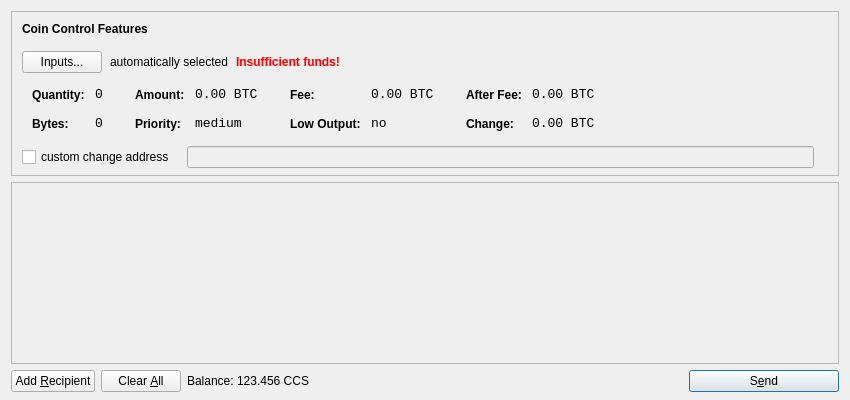
<?xml version="1.0" encoding="UTF-8"?>
<ui version="4.0">
 <class>SendCoinsDialog</class>
 <widget class="QDialog" name="SendCoinsDialog">
  <property name="geometry">
   <rect>
    <x>0</x>
    <y>0</y>
    <width>850</width>
    <height>400</height>
   </rect>
  </property>
  <property name="windowTitle">
   <string>Send Coins</string>
  </property>
  <layout class="QVBoxLayout" name="verticalLayout" stretch="0,1,0">
   <property name="bottomMargin">
    <number>8</number>
   </property>
   <item>
    <widget class="QFrame" name="frameCoinControl">
     <property name="sizePolicy">
      <sizepolicy hsizetype="Expanding" vsizetype="Expanding">
       <horstretch>0</horstretch>
       <verstretch>0</verstretch>
      </sizepolicy>
     </property>
     <property name="maximumSize">
      <size>
       <width>16777215</width>
       <height>16777215</height>
      </size>
     </property>
     <property name="frameShape">
      <enum>QFrame::StyledPanel</enum>
     </property>
     <property name="frameShadow">
      <enum>QFrame::Sunken</enum>
     </property>
     <layout class="QVBoxLayout" name="verticalLayoutCoinControl2">
      <property name="spacing">
       <number>-1</number>
      </property>
      <property name="leftMargin">
       <number>0</number>
      </property>
      <property name="topMargin">
       <number>0</number>
      </property>
      <property name="rightMargin">
       <number>0</number>
      </property>
      <property name="bottomMargin">
       <number>6</number>
      </property>
      <item>
       <layout class="QVBoxLayout" name="verticalLayoutCoinControl" stretch="0,0,0,0,1">
        <property name="spacing">
         <number>0</number>
        </property>
        <property name="leftMargin">
         <number>10</number>
        </property>
        <property name="topMargin">
         <number>10</number>
        </property>
        <item>
         <layout class="QHBoxLayout" name="horizontalLayoutCoinControl1">
          <property name="bottomMargin">
           <number>15</number>
          </property>
          <item>
           <widget class="QLabel" name="labelCoinControlFeatures">
            <property name="sizePolicy">
             <sizepolicy hsizetype="Preferred" vsizetype="Maximum">
              <horstretch>0</horstretch>
              <verstretch>0</verstretch>
             </sizepolicy>
            </property>
            <property name="font">
             <font>
              <weight>75</weight>
              <bold>true</bold>
             </font>
            </property>
            <property name="styleSheet">
             <string notr="true">font-weight:bold;</string>
            </property>
            <property name="text">
             <string>Coin Control Features</string>
            </property>
           </widget>
          </item>
         </layout>
        </item>
        <item>
         <layout class="QHBoxLayout" name="horizontalLayoutCoinControl2" stretch="0,0,0,0">
          <property name="spacing">
           <number>8</number>
          </property>
          <property name="bottomMargin">
           <number>10</number>
          </property>
          <item>
           <widget class="QPushButton" name="pushButtonCoinControl">
            <property name="styleSheet">
             <string notr="true"/>
            </property>
            <property name="text">
             <string>Inputs...</string>
            </property>
           </widget>
          </item>
          <item>
           <widget class="QLabel" name="labelCoinControlAutomaticallySelected">
            <property name="text">
             <string>automatically selected</string>
            </property>
            <property name="margin">
             <number>5</number>
            </property>
           </widget>
          </item>
          <item>
           <widget class="QLabel" name="labelCoinControlInsuffFunds">
            <property name="font">
             <font>
              <weight>75</weight>
              <bold>true</bold>
             </font>
            </property>
            <property name="styleSheet">
             <string notr="true">color:red;font-weight:bold;</string>
            </property>
            <property name="text">
             <string>Insufficient funds!</string>
            </property>
            <property name="margin">
             <number>5</number>
            </property>
           </widget>
          </item>
          <item>
           <spacer name="horizontalSpacerCoinControl">
            <property name="orientation">
             <enum>Qt::Horizontal</enum>
            </property>
            <property name="sizeHint" stdset="0">
             <size>
              <width>40</width>
              <height>1</height>
             </size>
            </property>
           </spacer>
          </item>
         </layout>
        </item>
        <item>
         <widget class="QWidget" name="widgetCoinControl" native="true">
          <property name="sizePolicy">
           <sizepolicy hsizetype="Preferred" vsizetype="Preferred">
            <horstretch>0</horstretch>
            <verstretch>0</verstretch>
           </sizepolicy>
          </property>
          <property name="minimumSize">
           <size>
            <width>0</width>
            <height>0</height>
           </size>
          </property>
          <property name="styleSheet">
           <string notr="true"/>
          </property>
          <layout class="QHBoxLayout" name="horizontalLayoutCoinControl5">
           <property name="margin">
            <number>0</number>
           </property>
           <item>
            <layout class="QHBoxLayout" name="horizontalLayoutCoinControl3" stretch="0,0,0,1">
             <property name="spacing">
              <number>20</number>
             </property>
             <property name="topMargin">
              <number>0</number>
             </property>
             <property name="bottomMargin">
              <number>10</number>
             </property>
             <item>
              <layout class="QFormLayout" name="formLayoutCoinControl1">
               <property name="horizontalSpacing">
                <number>10</number>
               </property>
               <property name="verticalSpacing">
                <number>14</number>
               </property>
               <property name="leftMargin">
                <number>10</number>
               </property>
               <property name="topMargin">
                <number>4</number>
               </property>
               <property name="rightMargin">
                <number>6</number>
               </property>
               <item row="0" column="0">
                <widget class="QLabel" name="labelCoinControlQuantityText">
                 <property name="styleSheet">
                  <string notr="true">font-weight:bold;</string>
                 </property>
                 <property name="text">
                  <string>Quantity:</string>
                 </property>
                 <property name="margin">
                  <number>0</number>
                 </property>
                </widget>
               </item>
               <item row="0" column="1">
                <widget class="QLabel" name="labelCoinControlQuantity">
                 <property name="font">
                  <font>
                   <family>Monospace</family>
                   <pointsize>10</pointsize>
                  </font>
                 </property>
                 <property name="cursor">
                  <cursorShape>IBeamCursor</cursorShape>
                 </property>
                 <property name="contextMenuPolicy">
                  <enum>Qt::ActionsContextMenu</enum>
                 </property>
                 <property name="text">
                  <string notr="true">0</string>
                 </property>
                 <property name="margin">
                  <number>0</number>
                 </property>
                 <property name="textInteractionFlags">
                  <set>Qt::LinksAccessibleByMouse|Qt::TextSelectableByKeyboard|Qt::TextSelectableByMouse</set>
                 </property>
                </widget>
               </item>
               <item row="1" column="0">
                <widget class="QLabel" name="labelCoinControlBytesText">
                 <property name="styleSheet">
                  <string notr="true">font-weight:bold;</string>
                 </property>
                 <property name="text">
                  <string>Bytes:</string>
                 </property>
                </widget>
               </item>
               <item row="1" column="1">
                <widget class="QLabel" name="labelCoinControlBytes">
                 <property name="font">
                  <font>
                   <family>Monospace</family>
                   <pointsize>10</pointsize>
                  </font>
                 </property>
                 <property name="cursor">
                  <cursorShape>IBeamCursor</cursorShape>
                 </property>
                 <property name="contextMenuPolicy">
                  <enum>Qt::ActionsContextMenu</enum>
                 </property>
                 <property name="text">
                  <string notr="true">0</string>
                 </property>
                 <property name="textInteractionFlags">
                  <set>Qt::LinksAccessibleByMouse|Qt::TextSelectableByKeyboard|Qt::TextSelectableByMouse</set>
                 </property>
                </widget>
               </item>
              </layout>
             </item>
             <item>
              <layout class="QFormLayout" name="formLayoutCoinControl2">
               <property name="horizontalSpacing">
                <number>10</number>
               </property>
               <property name="verticalSpacing">
                <number>14</number>
               </property>
               <property name="leftMargin">
                <number>6</number>
               </property>
               <property name="topMargin">
                <number>4</number>
               </property>
               <property name="rightMargin">
                <number>6</number>
               </property>
               <item row="0" column="0">
                <widget class="QLabel" name="labelCoinControlAmountText">
                 <property name="styleSheet">
                  <string notr="true">font-weight:bold;</string>
                 </property>
                 <property name="text">
                  <string>Amount:</string>
                 </property>
                 <property name="margin">
                  <number>0</number>
                 </property>
                </widget>
               </item>
               <item row="0" column="1">
                <widget class="QLabel" name="labelCoinControlAmount">
                 <property name="font">
                  <font>
                   <family>Monospace</family>
                   <pointsize>10</pointsize>
                  </font>
                 </property>
                 <property name="cursor">
                  <cursorShape>IBeamCursor</cursorShape>
                 </property>
                 <property name="contextMenuPolicy">
                  <enum>Qt::ActionsContextMenu</enum>
                 </property>
                 <property name="text">
                  <string notr="true">0.00 BTC</string>
                 </property>
                 <property name="textInteractionFlags">
                  <set>Qt::LinksAccessibleByMouse|Qt::TextSelectableByKeyboard|Qt::TextSelectableByMouse</set>
                 </property>
                </widget>
               </item>
               <item row="1" column="0">
                <widget class="QLabel" name="labelCoinControlPriorityText">
                 <property name="styleSheet">
                  <string notr="true">font-weight:bold;</string>
                 </property>
                 <property name="text">
                  <string>Priority:</string>
                 </property>
                </widget>
               </item>
               <item row="1" column="1">
                <widget class="QLabel" name="labelCoinControlPriority">
                 <property name="font">
                  <font>
                   <family>Monospace</family>
                   <pointsize>10</pointsize>
                  </font>
                 </property>
                 <property name="cursor">
                  <cursorShape>IBeamCursor</cursorShape>
                 </property>
                 <property name="contextMenuPolicy">
                  <enum>Qt::ActionsContextMenu</enum>
                 </property>
                 <property name="text">
                  <string>medium</string>
                 </property>
                 <property name="textInteractionFlags">
                  <set>Qt::LinksAccessibleByMouse|Qt::TextSelectableByKeyboard|Qt::TextSelectableByMouse</set>
                 </property>
                </widget>
               </item>
              </layout>
             </item>
             <item>
              <layout class="QFormLayout" name="formLayoutCoinControl3">
               <property name="horizontalSpacing">
                <number>10</number>
               </property>
               <property name="verticalSpacing">
                <number>14</number>
               </property>
               <property name="leftMargin">
                <number>6</number>
               </property>
               <property name="topMargin">
                <number>4</number>
               </property>
               <property name="rightMargin">
                <number>6</number>
               </property>
               <item row="0" column="0">
                <widget class="QLabel" name="labelCoinControlFeeText">
                 <property name="styleSheet">
                  <string notr="true">font-weight:bold;</string>
                 </property>
                 <property name="text">
                  <string>Fee:</string>
                 </property>
                 <property name="margin">
                  <number>0</number>
                 </property>
                </widget>
               </item>
               <item row="0" column="1">
                <widget class="QLabel" name="labelCoinControlFee">
                 <property name="font">
                  <font>
                   <family>Monospace</family>
                   <pointsize>10</pointsize>
                  </font>
                 </property>
                 <property name="cursor">
                  <cursorShape>IBeamCursor</cursorShape>
                 </property>
                 <property name="contextMenuPolicy">
                  <enum>Qt::ActionsContextMenu</enum>
                 </property>
                 <property name="text">
                  <string notr="true">0.00 BTC</string>
                 </property>
                 <property name="textInteractionFlags">
                  <set>Qt::LinksAccessibleByMouse|Qt::TextSelectableByKeyboard|Qt::TextSelectableByMouse</set>
                 </property>
                </widget>
               </item>
               <item row="1" column="0">
                <widget class="QLabel" name="labelCoinControlLowOutputText">
                 <property name="styleSheet">
                  <string notr="true">font-weight:bold;</string>
                 </property>
                 <property name="text">
                  <string>Low Output:</string>
                 </property>
                </widget>
               </item>
               <item row="1" column="1">
                <widget class="QLabel" name="labelCoinControlLowOutput">
                 <property name="font">
                  <font>
                   <family>Monospace</family>
                   <pointsize>10</pointsize>
                  </font>
                 </property>
                 <property name="cursor">
                  <cursorShape>IBeamCursor</cursorShape>
                 </property>
                 <property name="contextMenuPolicy">
                  <enum>Qt::ActionsContextMenu</enum>
                 </property>
                 <property name="text">
                  <string>no</string>
                 </property>
                 <property name="textInteractionFlags">
                  <set>Qt::LinksAccessibleByMouse|Qt::TextSelectableByKeyboard|Qt::TextSelectableByMouse</set>
                 </property>
                </widget>
               </item>
              </layout>
             </item>
             <item>
              <layout class="QFormLayout" name="formLayoutCoinControl4">
               <property name="horizontalSpacing">
                <number>10</number>
               </property>
               <property name="verticalSpacing">
                <number>14</number>
               </property>
               <property name="leftMargin">
                <number>6</number>
               </property>
               <property name="topMargin">
                <number>4</number>
               </property>
               <property name="rightMargin">
                <number>6</number>
               </property>
               <item row="0" column="0">
                <widget class="QLabel" name="labelCoinControlAfterFeeText">
                 <property name="styleSheet">
                  <string notr="true">font-weight:bold;</string>
                 </property>
                 <property name="text">
                  <string>After Fee:</string>
                 </property>
                 <property name="margin">
                  <number>0</number>
                 </property>
                </widget>
               </item>
               <item row="0" column="1">
                <widget class="QLabel" name="labelCoinControlAfterFee">
                 <property name="font">
                  <font>
                   <family>Monospace</family>
                   <pointsize>10</pointsize>
                  </font>
                 </property>
                 <property name="cursor">
                  <cursorShape>IBeamCursor</cursorShape>
                 </property>
                 <property name="contextMenuPolicy">
                  <enum>Qt::ActionsContextMenu</enum>
                 </property>
                 <property name="text">
                  <string notr="true">0.00 BTC</string>
                 </property>
                 <property name="textInteractionFlags">
                  <set>Qt::LinksAccessibleByMouse|Qt::TextSelectableByKeyboard|Qt::TextSelectableByMouse</set>
                 </property>
                </widget>
               </item>
               <item row="1" column="0">
                <widget class="QLabel" name="labelCoinControlChangeText">
                 <property name="styleSheet">
                  <string notr="true">font-weight:bold;</string>
                 </property>
                 <property name="text">
                  <string>Change:</string>
                 </property>
                </widget>
               </item>
               <item row="1" column="1">
                <widget class="QLabel" name="labelCoinControlChange">
                 <property name="font">
                  <font>
                   <family>Monospace</family>
                   <pointsize>10</pointsize>
                  </font>
                 </property>
                 <property name="cursor">
                  <cursorShape>IBeamCursor</cursorShape>
                 </property>
                 <property name="contextMenuPolicy">
                  <enum>Qt::ActionsContextMenu</enum>
                 </property>
                 <property name="text">
                  <string notr="true">0.00 BTC</string>
                 </property>
                 <property name="textInteractionFlags">
                  <set>Qt::LinksAccessibleByMouse|Qt::TextSelectableByKeyboard|Qt::TextSelectableByMouse</set>
                 </property>
                </widget>
               </item>
              </layout>
             </item>
            </layout>
           </item>
          </layout>
         </widget>
        </item>
        <item>
         <layout class="QHBoxLayout" name="horizontalLayoutCoinControl4" stretch="0,0,0">
          <property name="spacing">
           <number>12</number>
          </property>
          <property name="sizeConstraint">
           <enum>QLayout::SetDefaultConstraint</enum>
          </property>
          <property name="topMargin">
           <number>5</number>
          </property>
          <property name="rightMargin">
           <number>5</number>
          </property>
          <item>
           <widget class="QCheckBox" name="checkBoxCoinControlChange">
            <property name="text">
             <string>custom change address</string>
            </property>
           </widget>
          </item>
          <item>
           <widget class="QLineEdit" name="lineEditCoinControlChange">
            <property name="enabled">
             <bool>false</bool>
            </property>
            <property name="sizePolicy">
             <sizepolicy hsizetype="Expanding" vsizetype="Fixed">
              <horstretch>0</horstretch>
              <verstretch>0</verstretch>
             </sizepolicy>
            </property>
           </widget>
          </item>
          <item>
           <widget class="QLabel" name="labelCoinControlChangeLabel">
            <property name="sizePolicy">
             <sizepolicy hsizetype="Preferred" vsizetype="Expanding">
              <horstretch>0</horstretch>
              <verstretch>0</verstretch>
             </sizepolicy>
            </property>
            <property name="minimumSize">
             <size>
              <width>0</width>
              <height>0</height>
             </size>
            </property>
            <property name="text">
             <string/>
            </property>
            <property name="margin">
             <number>3</number>
            </property>
           </widget>
          </item>
         </layout>
        </item>
        <item>
         <spacer name="verticalSpacerCoinControl">
          <property name="orientation">
           <enum>Qt::Vertical</enum>
          </property>
          <property name="sizeHint" stdset="0">
           <size>
            <width>800</width>
            <height>1</height>
           </size>
          </property>
         </spacer>
        </item>
       </layout>
      </item>
     </layout>
    </widget>
   </item>
   <item>
    <widget class="QScrollArea" name="scrollArea">
     <property name="widgetResizable">
      <bool>true</bool>
     </property>
     <widget class="QWidget" name="scrollAreaWidgetContents">
      <property name="geometry">
       <rect>
        <x>0</x>
        <y>0</y>
        <width>830</width>
        <height>165</height>
       </rect>
      </property>
      <layout class="QVBoxLayout" name="verticalLayout_2">
       <property name="margin">
        <number>0</number>
       </property>
       <item>
        <layout class="QVBoxLayout" name="entries">
         <property name="spacing">
          <number>6</number>
         </property>
        </layout>
       </item>
       <item>
        <spacer name="verticalSpacer">
         <property name="orientation">
          <enum>Qt::Vertical</enum>
         </property>
         <property name="sizeHint" stdset="0">
          <size>
           <width>20</width>
           <height>40</height>
          </size>
         </property>
        </spacer>
       </item>
      </layout>
     </widget>
    </widget>
   </item>
   <item>
    <layout class="QHBoxLayout" name="horizontalLayout">
     <item>
      <widget class="QPushButton" name="addButton">
       <property name="toolTip">
        <string>Send to multiple recipients at once</string>
       </property>
       <property name="text">
        <string>Add &amp;Recipient</string>
       </property>
       <property name="icon">
        <iconset resource="../bitcoin.qrc">
         <normaloff>:/icons/add</normaloff>:/icons/add</iconset>
       </property>
       <property name="autoDefault">
        <bool>false</bool>
       </property>
      </widget>
     </item>
     <item>
      <widget class="QPushButton" name="clearButton">
       <property name="sizePolicy">
        <sizepolicy hsizetype="Minimum" vsizetype="Fixed">
         <horstretch>0</horstretch>
         <verstretch>0</verstretch>
        </sizepolicy>
       </property>
       <property name="toolTip">
        <string>Remove all transaction fields</string>
       </property>
       <property name="text">
        <string>Clear &amp;All</string>
       </property>
       <property name="icon">
        <iconset resource="../bitcoin.qrc">
         <normaloff>:/icons/remove</normaloff>:/icons/remove</iconset>
       </property>
       <property name="autoRepeatDelay">
        <number>300</number>
       </property>
       <property name="autoDefault">
        <bool>false</bool>
       </property>
      </widget>
     </item>
     <item>
      <layout class="QHBoxLayout" name="horizontalLayout_2">
       <property name="spacing">
        <number>3</number>
       </property>
       <item>
        <widget class="QLabel" name="label">
         <property name="text">
          <string>Balance:</string>
         </property>
        </widget>
       </item>
       <item>
        <widget class="QLabel" name="labelBalance">
         <property name="cursor">
          <cursorShape>IBeamCursor</cursorShape>
         </property>
         <property name="text">
          <string>123.456 CCS</string>
         </property>
         <property name="textInteractionFlags">
          <set>Qt::LinksAccessibleByMouse|Qt::TextSelectableByKeyboard|Qt::TextSelectableByMouse</set>
         </property>
        </widget>
       </item>
      </layout>
     </item>
     <item>
      <spacer name="horizontalSpacer">
       <property name="orientation">
        <enum>Qt::Horizontal</enum>
       </property>
       <property name="sizeHint" stdset="0">
        <size>
         <width>40</width>
         <height>20</height>
        </size>
       </property>
      </spacer>
     </item>
     <item>
      <widget class="QPushButton" name="sendButton">
       <property name="minimumSize">
        <size>
         <width>150</width>
         <height>0</height>
        </size>
       </property>
       <property name="toolTip">
        <string>Confirm the send action</string>
       </property>
       <property name="text">
        <string>S&amp;end</string>
       </property>
       <property name="icon">
        <iconset resource="../bitcoin.qrc">
         <normaloff>:/icons/send</normaloff>:/icons/send</iconset>
       </property>
       <property name="default">
        <bool>true</bool>
       </property>
      </widget>
     </item>
    </layout>
   </item>
  </layout>
 </widget>
 <resources>
  <include location="../bitcoin.qrc"/>
 </resources>
 <connections/>
</ui>
